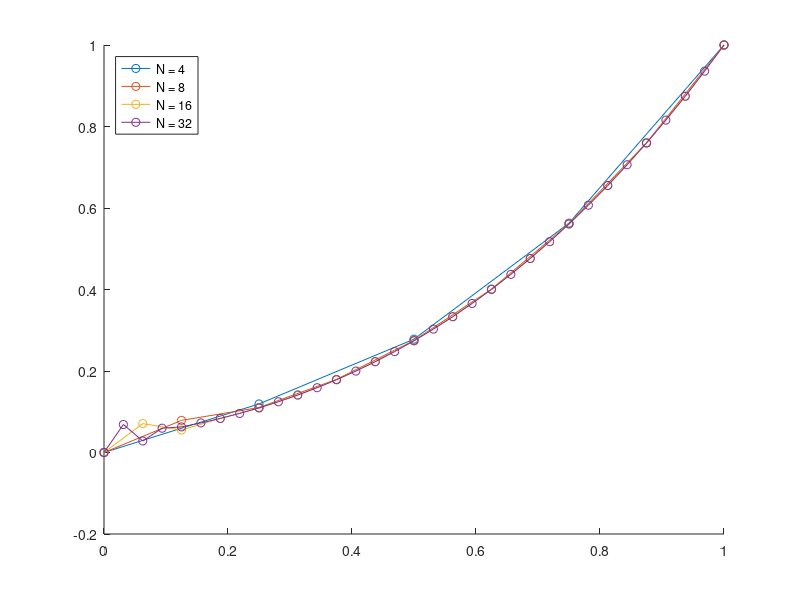

MATLAB code for this plot:
clear; clc; close all;

% Description: Solves a PDE using finite difference

nSeg = 10000;

hold on
for NN = [4 8 16 32] 
    nSeg = NN;
    xStart = 0;
    xEnd = 1;
    dx = (xEnd-xStart)/nSeg;
    x = xStart:dx:xEnd;

    N = numel(x);

    T = zeros(1,N);

    % Boundary conditions
    T(1) = 0;
    T(end) = 1;

    % Coefficients
    LC = 1/dx^2 - 1/2./x.^2/dx;
    MC = -2/dx^2 -5./x.^2;
    RC = 1/dx^2 + 1/2./x.^2/dx;

    Au = diag(RC(1:end-1).*ones(1,N-1),1);
    Am = diag(MC.*ones(1,N),0);
    Al = diag(LC(2:end).*ones(1,N-1),-1);

    A = Au+Am+Al;
    A(1,:) = 0;
    A(end,:) = 0;
    A(1,1) = 1;
    A(end,end) = 1;

    b = zeros(N,1);
    b(1) = T(1);
    b(end) = T(end);

    T = A\b;
    plot(x,T,'-o','DisplayName',sprintf('N = %d',NN))
end
legend('Location','NorthWest')
